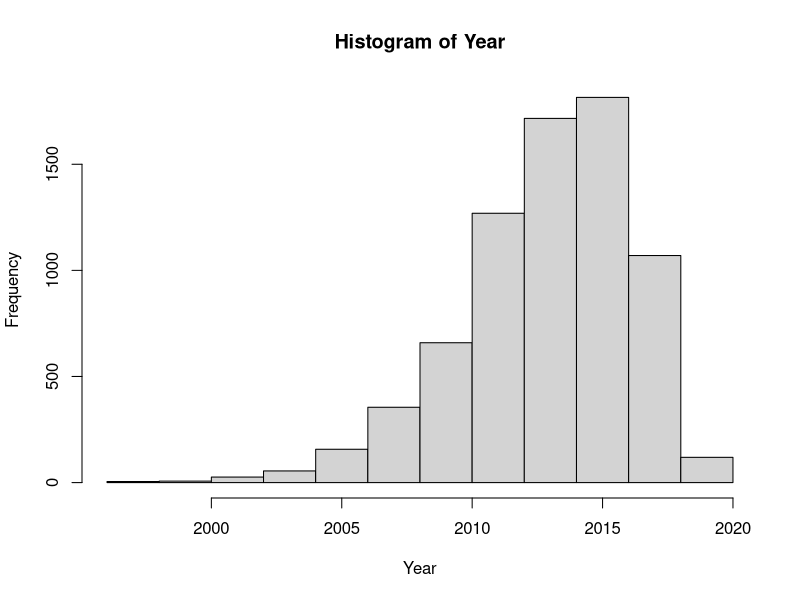
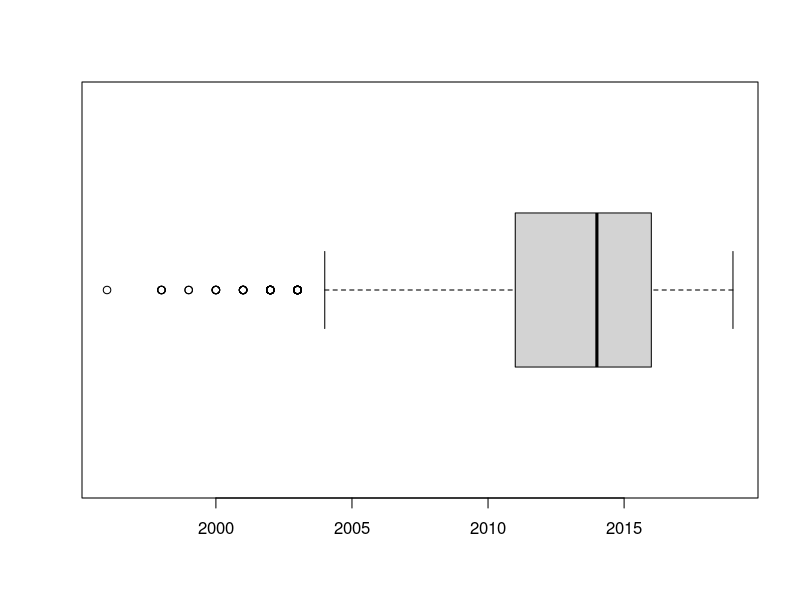
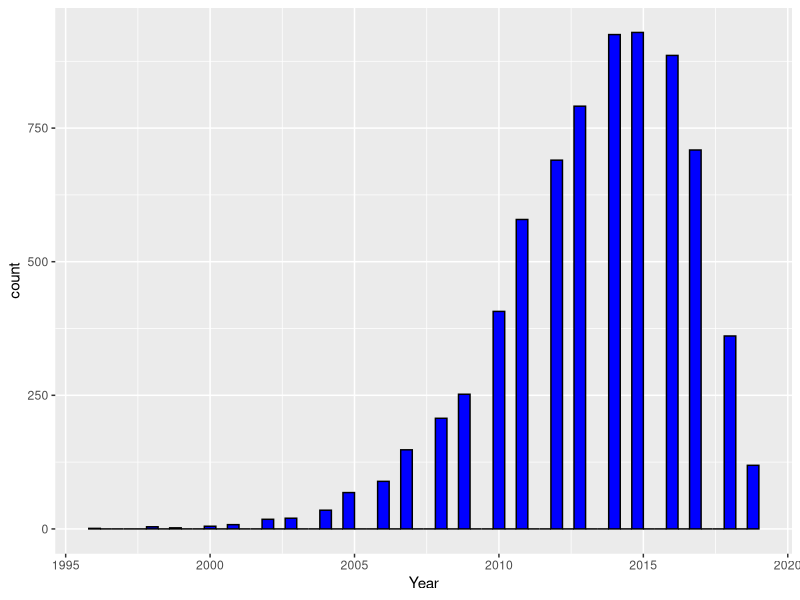
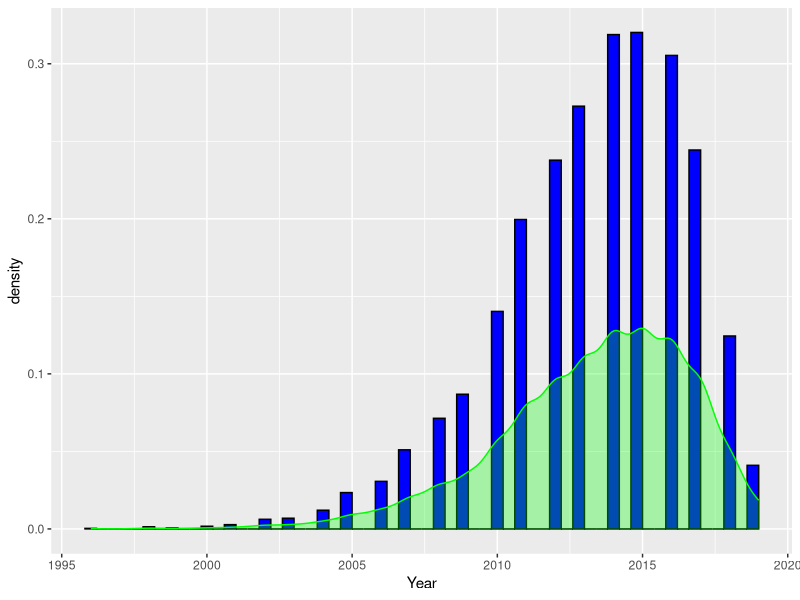
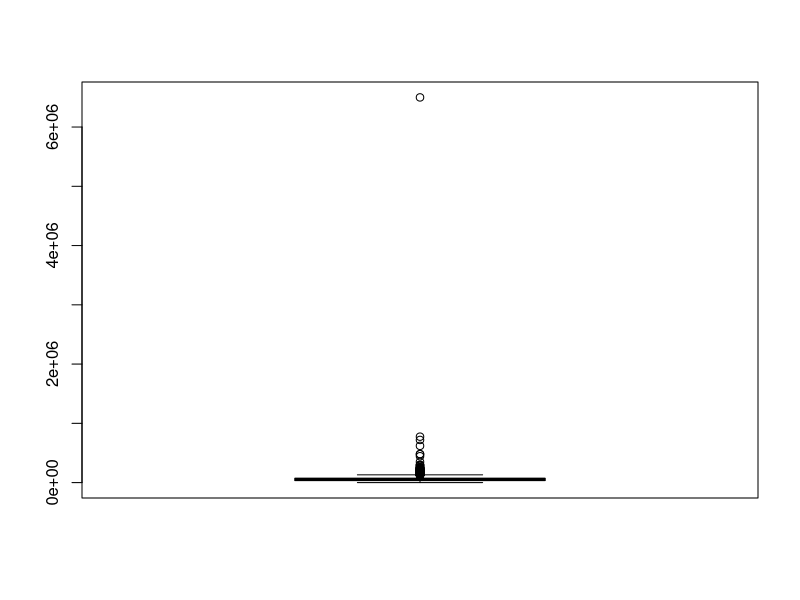
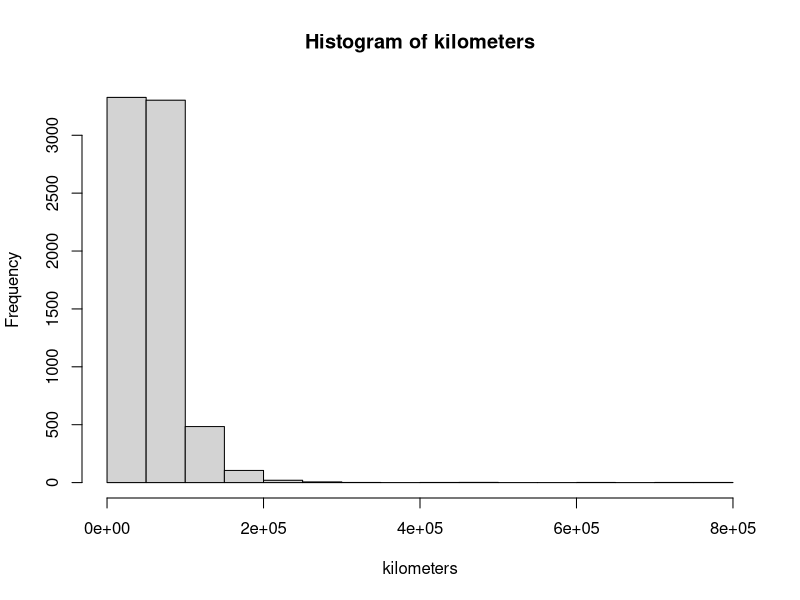
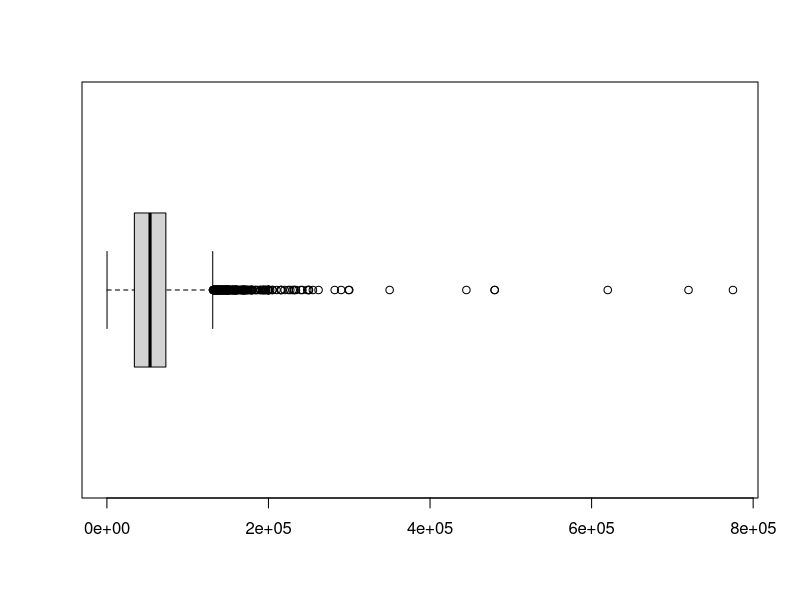
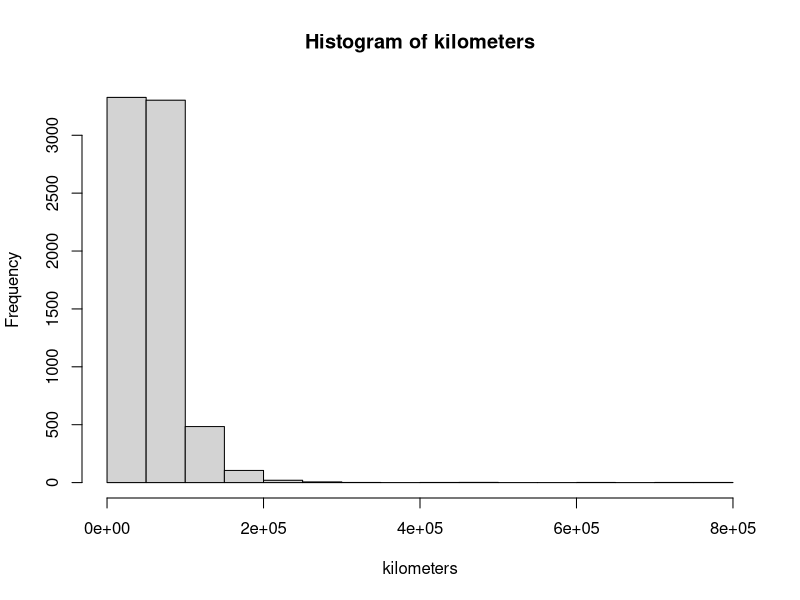

These charts were generated, in order, by the following R code:
## ---- chunk 1
library(readr)
getwd() #obtener el directorio en el que estas 
data <- read.csv("coches.csv")
head(data)
names(data)
attach(data) #esto es para q cuando menciones una de las variables, no tengas q poner data$prize sino q puedes llamarla cuando quieras 
## ---- chunk 2
library(ggplot2)
class(Year)
unique(Year)
h <- hist(Year)
h
boxplot(Year,horizontal = TRUE)
ggplot(data, aes(x=Year)) + geom_histogram(binwidth = 0.4,  fill="blue", colour="black")
ggplot(data, aes(x=Year)) + geom_histogram(aes(y=..density..), binwidth = 0.4,  fill="blue", colour="black")+geom_density(colour="green", fill="green",alpha=0.3)
## ---- chunk 3
names(data)
class(Kilometers_Driven)
unique(Kilometers_Driven)
sum(Kilometers_Driven>=55000)
summary(Kilometers_Driven) #7253 es el total
boxplot(Kilometers_Driven) # ese valor atípico q sale deberiamos plantearnos q hacer con él, es un valor excesivamente alto
which(Kilometers_Driven==6500000) #posicion del valor atipico
Kilometers_Driven
kilometers <- Kilometers_Driven[-2329] #quito ese valor, solo por probar, yo le estudiaría aparte
summary(kilometers)
hist(kilometers)
boxplot(kilometers, horizontal=TRUE)
k <- hist(kilometers)
k
## ---- chunk 4
names(data)
class(Fuel_Type)
Fuel_Type
unique(Fuel_Type)
ggplot(data, aes(x=Fuel_Type)) + geom_histogram(stat="count",binwidth = 0.4,  fill="blue", colour="black")
summary(Fuel_Type)
## ---- chunk 5
class(Name)
Name
unique(Name)
summary(Name)

## ---- chunk 6
class(Location)
summary(Location) 
ggplot(data, aes(x=Location)) + geom_histogram(stat="count",binwidth = 0.4,  fill="blue", colour="black", ordered=TRUE)

## ---- chunk 7
class(Transmission)
summary(Transmission)
ggplot(data, aes(x=Transmission)) + geom_histogram(stat="count",binwidth = 0.4,  fill="blue", colour="black", ordered=TRUE)

## ---- chunk 8
class(Owner_Type)
summary(Owner_Type)
ggplot(data, aes(x=Owner_Type)) + geom_histogram(stat="count",binwidth = 0.4,  fill="blue", colour="black", ordered=TRUE)

## ---- chunk 9
class(Mileage)
summary(Mileage)
unique(Mileage)
## ---- chunk 10
class(Engine)
summary(Engine)
unique(Engine)
ggplot(data, aes(x=Engine)) + geom_histogram(stat="count",binwidth = 0.2,  fill="blue", colour="black", ordered=TRUE)
## ---- chunk 11
class(Power)
summary(Power)
unique(Power)
## ---- chunk 12
class(Seats)
summary(Seats)
unique(Seats)
boxplot(Seats) # ese valor atípico q sale deberiamos plantearnos q hacer con él, es un valor excesivamente alto
Seats
hist(Seats)
boxplot(Seats, horizontal=TRUE)
s <- hist(Seats)
s
## ---- chunk 13
class(New_Price)
summary(New_Price)
unique(New_Price)
## ---- chunk 14
class(Price)
summary(Price)
boxplot(Price)
p <- hist(Price)
p
ggplot(data, aes(x=Price)) + geom_histogram(stat="count",binwidth = 0.2,  fill="blue", colour="black", ordered=TRUE)
